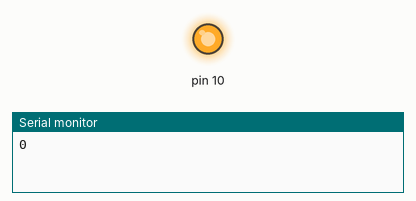
The sketch below on a simulated Arduino Uno, built with avr-gcc and run on an emulated ATmega328P. Shown: output pins drawn as LEDs (lit = HIGH), the last lines printed to the serial monitor.

Above: at 0.1 s.
At 38.6 s:
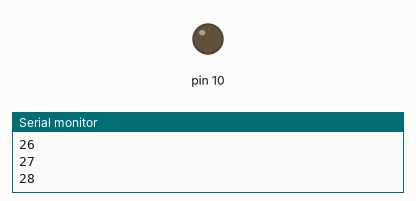
Timing chart, 0 to 40.0 s (numbered marks = the images above):
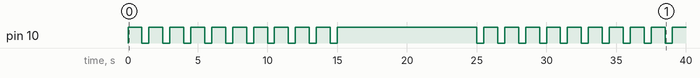

Measured:
- by itself, pin 10: goes 10 × (HIGH 1.0 s, LOW 0.50 s), HIGH 10.0 s, 9 × (LOW 0.50 s, HIGH 1.0 s), LOW 0.50 s, then HIGH

The sketch:

1100925_Arduino_Photoresistor_LED_Braething_Do_While.ino
```cpp
int VRpin = A0; // A0, A1, A2, A3, A4, A5
int val;
int x;
int y = 0;

void setup()
{
  Serial.begin(9600);
  pinMode(VRpin, INPUT);
  pinMode(10, OUTPUT);

}

void loop()
{

  do{

    digitalWrite(10, HIGH);
    Serial.println(y);
    delay(1000);
    y++;

  }while(y > 10 && y < 20);

  digitalWrite(10, LOW);
  // y++;
  delay(500);


}
```
